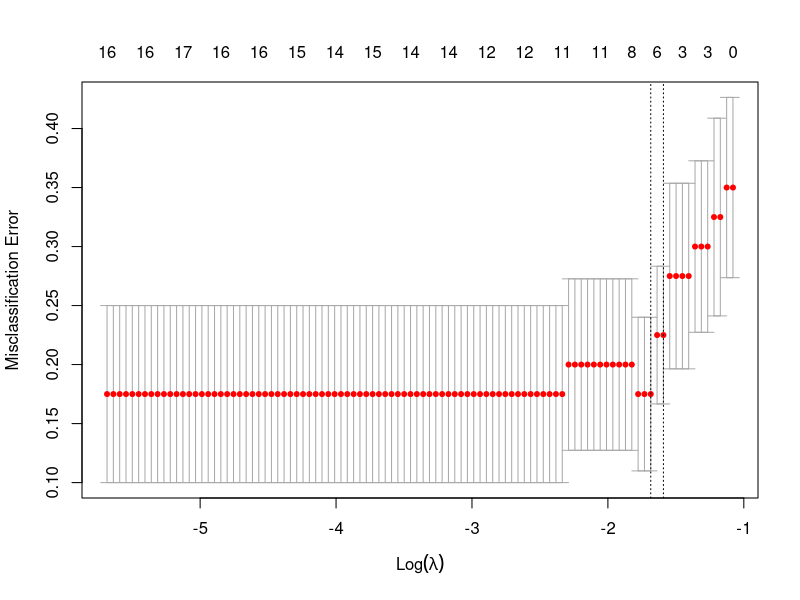

The R source for this figure:
library(ggplot2) 
library(MASS)
library(glmnet)
library(gdata)
X = read.table('data/matrix.txt', header = FALSE)
X = t(X)
Y = read.table('data/tumor.txt', header = FALSE)
Y[Y<=0] = 0
Y[Y>0] = 1
n = nrow(X)
split = 0.65
train = sample(1:n, round(n * split))
Xtrain = X[train, ]
Xtest = X[-train, ]
ytrain = Y[train,]
ytest = Y[-train,]
def_lasso_model <- cv.glmnet(Xtrain, ytrain, alpha =1.0, type.measure = "class", nfolds = 10, family='binomial') 
bestlambdalasso = def_lasso_model$lambda.min #0.0003839358
error_lasso = sum(def_lasso_model$cvm)/length(def_lasso_model$cvm) #0.8810
jpeg('def_lasso_model_graph_auc.jpeg')
# coef(def_lasso_model, s = "lambda.min")
plot(def_lasso_model)
dev.off()
# AUC = 0.7053863
# Deviance = 1.3353
# predicted = predict(def_lasso_model, as.matrix(Xtest), s = bestlambdalasso)
# predicted[predicted  < 0.5] = 0
# predicted[predicted  >= 0.5] = 1
# mean(predicted==ytest)
